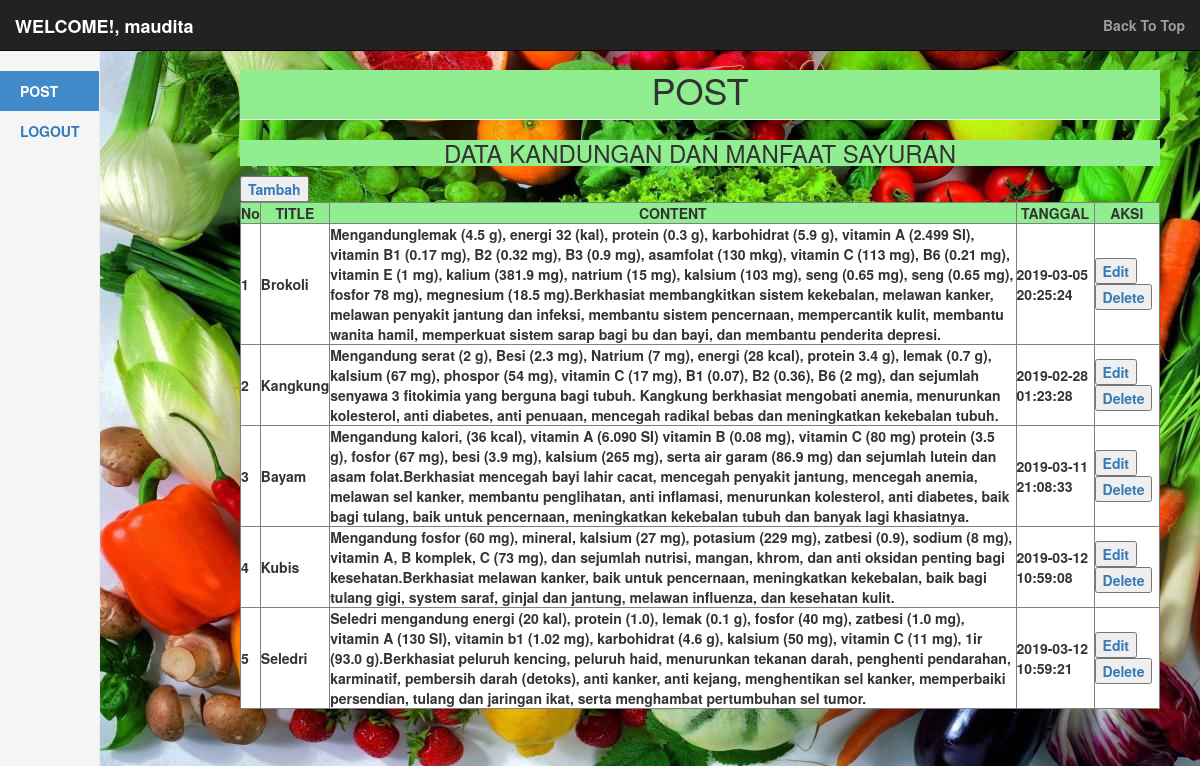
/home.php (signed in), run on the app's committed database.
### tables this page shows
CREATE TABLE `post` (
  `id_post` int(11) NOT NULL,
  `title` varchar(100) NOT NULL,
  `isi` text NOT NULL,
  `tanggal` timestamp NULL DEFAULT CURRENT_TIMESTAMP ON UPDATE CURRENT_TIMESTAMP
);

### home.php (the view, shortened to what this page needs)
<?php
if($_SESSION['level']!="admin"){
  header('location:../manager.php');
}else{
  $username = $_SESSION['username'];
}
?>
<!DOCTYPE html>
<html lang="en">
  <head>
    <link href="css/bootstrap.min.css" rel="stylesheet">
    <link href="dashboard.css" rel="stylesheet">
  </head>
  <body style="background: url(1.png);">
    <div class="navbar navbar-inverse navbar-fixed-top" role="navigation">
      <div class="container-fluid">
        <div class="navbar-header">
          <a class="navbar-brand" href="#"><b>WELCOME!, <?php echo $username;?></a>
        </div>
        <div class="navbar-collapse collapse">
          <ul class="nav navbar-nav navbar-right">
            <li><a href="home.php">Back To Top</a></li>
          </ul>
        </div>
      </div>
    </div>
    <div class="container-fluid">
      <div class="row">
        <div class="col-sm-2 col-md-1 sidebar">
          <ul class="nav nav-sidebar">
            <li class="active"><a href="home.php">POST</a></li>
            <li><a href="logout.php" onclick="javascript: return confirm('Anda yakin ingin keluar ?')">LOGOUT</a></li>
          </ul>
        </div>
        <div class="col-sm-9 col-sm-offset-2 col-md-10 col-md-offset-2 main">
          <h1 class="page-header" align="center" style="background-color: lightgreen">POST</h1>
           <div class="kol2">
            <p name="tabel" class="tabela">
                <h3 align="center" style="background-color: lightgreen">DATA KANDUNGAN DAN MANFAAT SAYURAN</h3>
                <a href="tambah.php"><input type="button" value="Tambah"></a>
                <br>
                <table align="center" rules="all" border="1" style="background-color: white">
                    <tr style="background-color: lightgreen">
                        <th><center>No</center></th>
                        <th><center>TITLE</center></th>
                        <th><center>CONTENT</center></th>
                        <th><center>TANGGAL</center></th>
                        <th><center>AKSI</center></th>
                    </tr>
                    <?php
                        include "koneksi1.php";
                        $no = 1;
                        $data = mysqli_query($db,"select * from post");
                        while($d = mysqli_fetch_array($data)) {
                    ?>
                    <tr>
                        <td><?php echo $no++; ?></td>
                        <td><?php echo $d['title']; ?></td>
                        <td><?php echo $d['isi']; ?></td>
                         <td><?php echo $d['tanggal']; ?></td>
                        <td><a href="edit.php?id_post=<?php echo $d['id_post']; ?>"><input type="button" value="Edit" title="Edit"></a>
                            <a href="hapus.php?id_post=<?php echo $d['id_post']; ?>"  onclick="javascript: return confirm('Anda yakin hapus ?')"><input type="button" value="Delete" title="Hapus"  class="del"></a> </td>
                    </tr>
                    <?php
                }
                ?>
                </table>
            </p>
            </div>
            </div>
        </div>
      </div>
  </body>
</html>

### dashboard.css (style rules this page uses)
body { padding-top: 50px; }
.sidebar { display: none; }
@media (min-width: 768px) { .sidebar { position: fixed; top: 51px; bottom: 0; left: 0; z-index: 1000; display: block; padding: 20px; overflow-x: hidden; overflow-y: auto; background-color: #f5f5f5; border-right: 1px solid #eee; } }
.nav-sidebar { margin-right: -21px; margin-bottom: 20px; margin-left: -20px; }
.nav-sidebar > li > a { padding-right: 20px; padding-left: 20px; }
.nav-sidebar > .active > a { color: #fff; background-color: #428bca; }
.main { padding: 20px; }
@media (min-width: 768px) { .main { padding-right: 40px; padding-left: 40px; } }
.main .page-header { margin-top: 0; }

### data on the page
post: title "Brokoli", isi "Mengandunglemak (4.5 g), energi 32 (kal), protein (0.3 g), karbohidrat (5.9 g), vitamin A (2.499 SI), vitamin B1 (0.17 mg), B2 (0.32 mg), B3 (0.9 mg), asamfolat (130 mkg), vitamin C (113 mg), B6 (0.21 mg), vitamin E (1 mg), kalium (381.9 mg), natrium (15 mg), kalsium (103 mg), seng (0.65 mg), seng (0.65 mg), fosfor 78 mg), megnesium (18.5 mg).Berkhasiat membangkitkan sistem kekebalan, melawan kanker, melawan penyakit jantung dan infeksi, membantu sistem pencernaan, mempercantik kulit, membantu wanita hamil, memperkuat sistem sarap bagi bu dan bayi, dan membantu penderita depresi.", tanggal "2019-03-05 20:25:24"
post: title "Kangkung", isi "Mengandung serat (2 g), Besi (2.3 mg), Natrium (7 mg), energi (28 kcal), protein 3.4 g), lemak (0.7 g), kalsium (67 mg), phospor (54 mg), vitamin C (17 mg), B1 (0.07), B2 (0.36), B6 (2 mg), dan sejumlah senyawa 3 fitokimia yang berguna bagi tubuh. Kangkung berkhasiat mengobati anemia, menurunkan kolesterol, anti diabetes, anti penuaan, mencegah radikal bebas dan meningkatkan kekebalan tubuh.", tanggal "2019-02-28 01:23:28"
post: title "Bayam", isi "Mengandung kalori, (36 kcal), vitamin A (6.090 SI) vitamin B (0.08 mg), vitamin C (80 mg) protein (3.5 g), fosfor (67 mg), besi (3.9 mg), kalsium (265 mg), serta air garam (86.9 mg) dan sejumlah lutein dan asam folat.Berkhasiat mencegah bayi lahir cacat, mencegah penyakit jantung, mencegah anemia, melawan sel kanker, membantu penglihatan, anti inflamasi, menurunkan kolesterol, anti diabetes, baik bagi tulang, baik untuk pencernaan, meningkatkan kekebalan tubuh dan banyak lagi khasiatnya.", tanggal "2019-03-11 21:08:33"
post: title "Kubis", isi "Mengandung fosfor (60 mg), mineral, kalsium (27 mg), potasium (229 mg), zatbesi (0.9), sodium (8 mg), vitamin A, B komplek, C (73 mg), dan sejumlah nutrisi, mangan, khrom, dan anti oksidan penting bagi kesehatan.Berkhasiat melawan kanker, baik untuk pencernaan, meningkatkan kekebalan, baik bagi tulang gigi, system saraf, ginjal dan jantung, melawan influenza, dan kesehatan kulit.", tanggal "2019-03-12 10:59:08"
post: title "Seledri", isi "Seledri mengandung energi (20 kal), protein (1.0), lemak (0.1 g), fosfor (40 mg), zatbesi (1.0 mg), vitamin A (130 SI), vitamin b1 (1.02 mg), karbohidrat (4.6 g), kalsium (50 mg), vitamin C (11 mg), 1ir (93.0 g).Berkhasiat peluruh kencing, peluruh haid, menurunkan tekanan darah, penghenti pendarahan, karminatif, pembersih darah (detoks), anti kanker, anti kejang, menghentikan sel kanker, memperbaiki persendian, tulang dan jaringan ikat, serta menghambat pertumbuhan sel tumor.", tanggal "2019-03-12 10:59:21"

### other printed values
$username "maudita"
